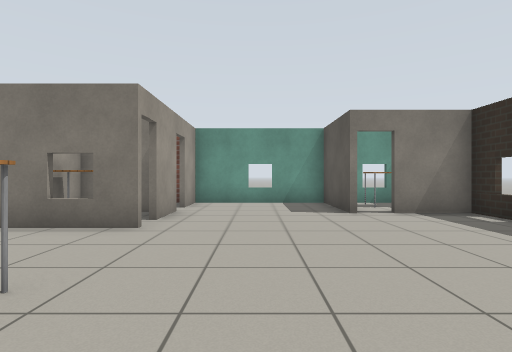
view 1 (above)

18 first-person views from a walk through a world built for the Gazebo simulator. The camera is 0.9 m above the floor, looks level and sees 80° across. The floor is counted in squares, 1 m on a side. Each view is taken from the middle of a square. On the plan, view 1 faces up. The plan holds only what a view shows up to about 11 squares ahead; the rest is blank. Gazebo's built-in surfaces are drawn with simple patterns.

view 2
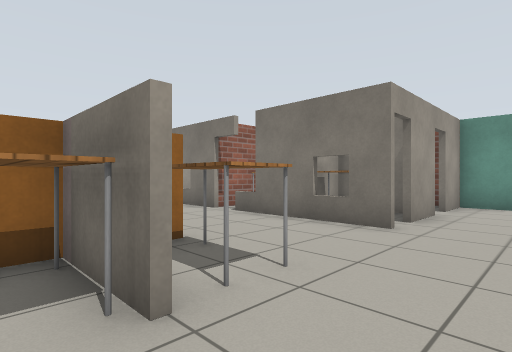

view 3
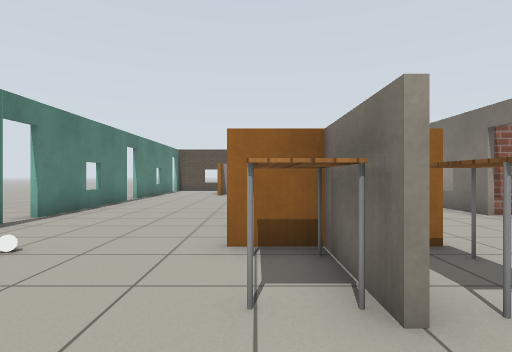

view 4
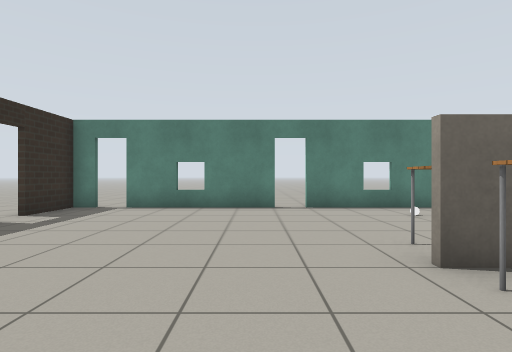

view 5
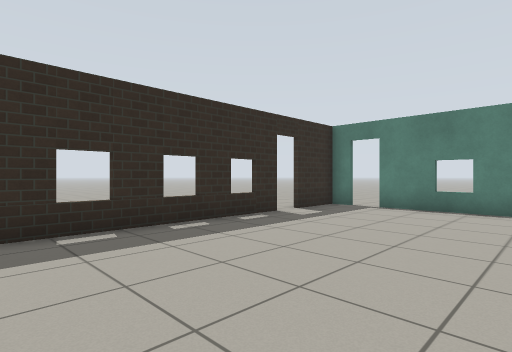

view 6
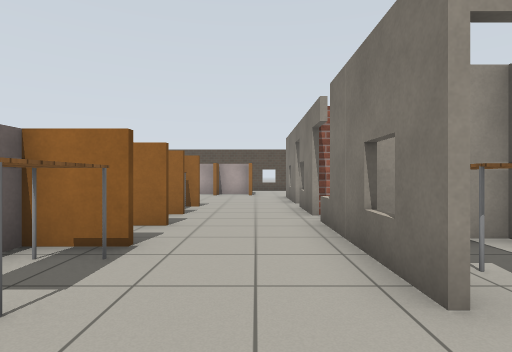

view 7
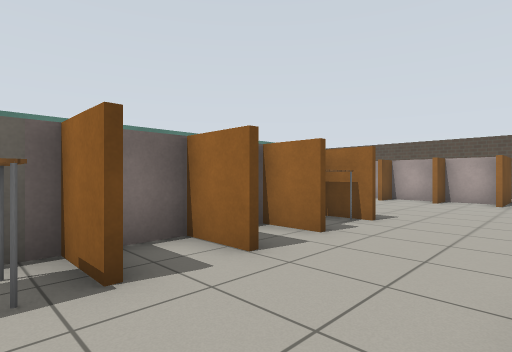

view 8
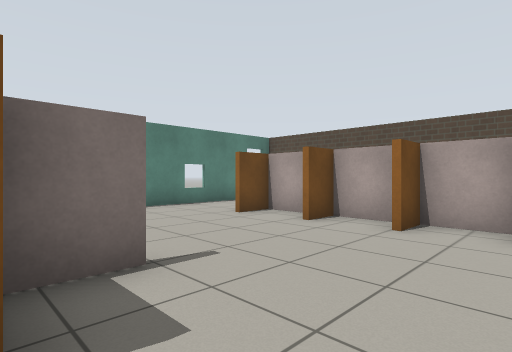

view 9
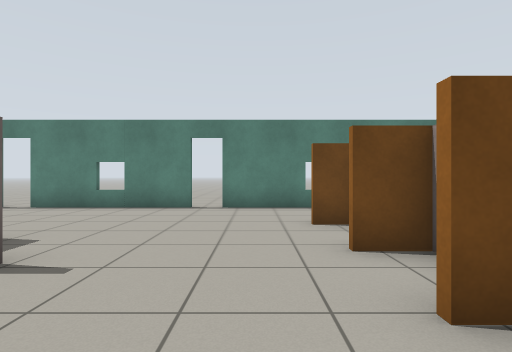

view 10
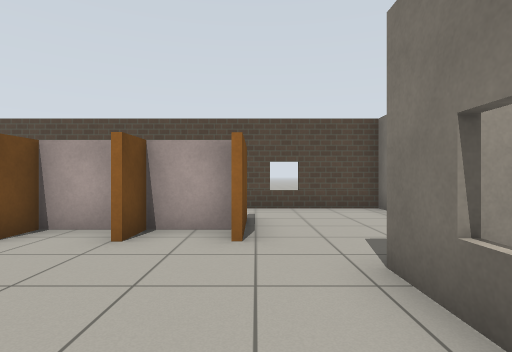

view 11
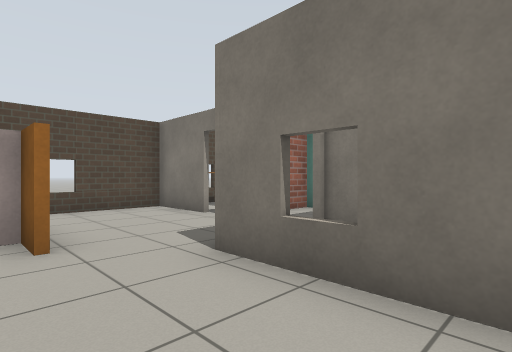

view 12
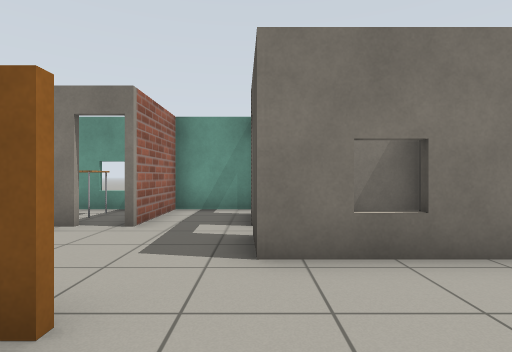

view 13
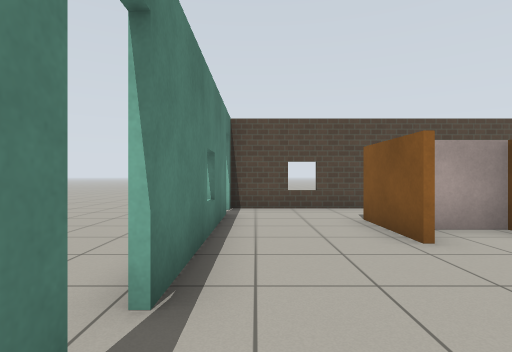

view 14
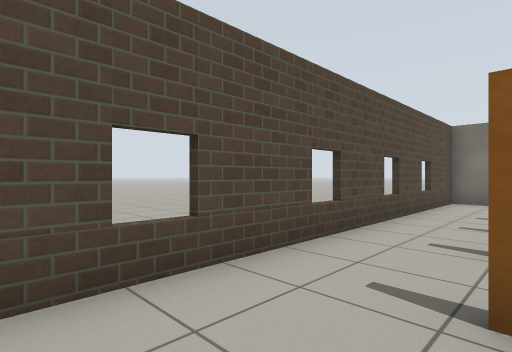

view 15
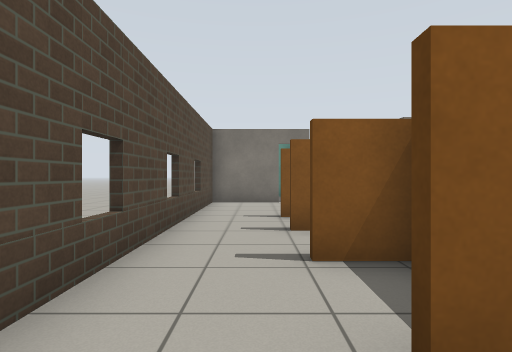

view 16
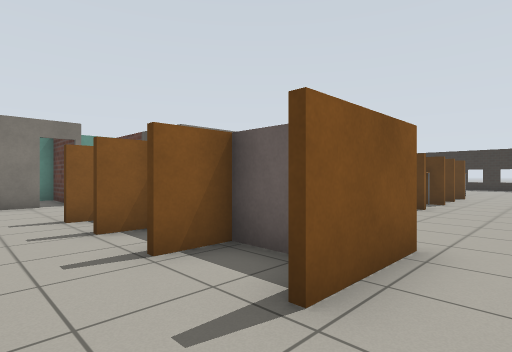

view 17
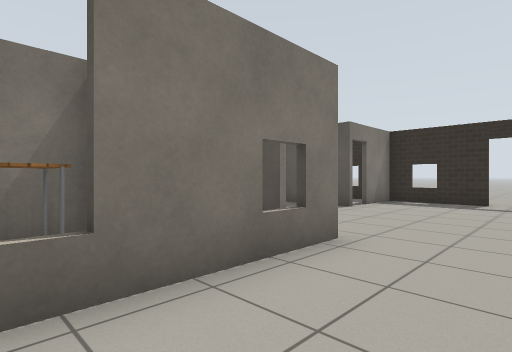

view 18
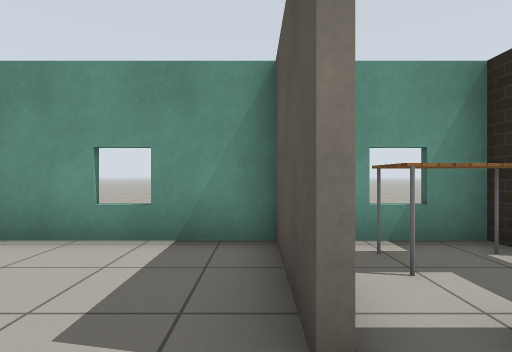

### Floor plan
Points are (right, up) in squares from view 1. A wall is a line through its corners. A room is listed if a view was taken in it or the views show most of it. See-through windows are left out.
Room 1 (views 1, 2, 3, 4, 5, 6, 7, 8, 9, 10, 11, 12, 13, 17, 18)
walls: (-7.3, -0.5) (-7.3, 0.1); (-5.5, 2.5) (-5.5, 1) (-1.8, 1); (-3.9, 2.5) (-3.9, 1); (-1.8, 0.9) (-3.9, 0.9) (-3.9, -0.4); (-9, 2.4) (-9, 1.1); (-5.8, -4.7) (-1.4, -4.7); (-4.1, 5.3) (-6.1, 5.3); (-10.5, 1) (-9.2, 1); (-7, 5.3) (-8.9, 5.3); (-2, 5.3) (-2.6, 5.3); (-0.6, -4.7) (3.8, -4.7); (-9.9, 5.3) (-13, 5.3); (-11.2, -4.7) (-6.5, -4.7); (-2, 7.9) (-2, 6.3); (-14.1, 3.7) (-15.1, 3.7) (-15.1, 2.2) (-14.1, 2.2); (-15.1, 0.2) (-15.1, -1.6) (-14, -1.6); (-15.2, 0.4) (-14.1, 0.4); (-15.1, 1.9) (-15.1, 0.4); (5.2, -2) (5.2, 3.6); (2.3, 7.4) (2.3, 10.2); (-14.5, -4.7) (-12, -4.7); (5.2, 4.5) (5.2, 7.4) (3.4, 7.4); (5.2, -4.7) (5.2, -2.9); (2, 10.2) (-2, 10.2) (-2, 8.8)
ways out: opening at (-15.5, -3.5) to room 2; opening at (-14, 4) to room 2; open door at (-2, 6) to room 3; open door at (3, 7.5) to room 4; open door at (-11.5, -5); open door at (-9.5, 5); open door at (-6, -5); open door at (-2, 8); open door at (-1, -5); open door at (4, -5); open door at (5, -2.5); open door at (5, 4)
objects: other object (-8, 0); table (-8, 2); white ball (-4, -3); table (-3, 0) to (-2, 0); table (-3, 2) to (-2, 2)
Room 2 (views 14, 15, 16)
walls: (-15.5, 2) (-16.5, 2); (-16.4, 3.8) (-14.2, 3.8); (-15.9, 3.7) (-16.5, 3.7); (-15.2, 0.2) (-16.5, 0.2); (-15.2, -0.9) (-15.2, 0.4); (-14, -1.8) (-16.4, -1.8); (-13, 5.3) (-13, 6.6); (-16.1, 7.4) (-18.5, 7.4) (-18.5, -4.8); (-17.2, -4.7) (-14.5, -4.7); (-13.1, 10.2) (-15.1, 10.2) (-15.1, 7.4)
ways out: opening at (-15.5, -3.5) to room 1; opening at (-14, 4) to room 1; open door at (-17.5, -5); open door at (-16, 7.5); open door at (-13, 7)
Room 3 (no view inside)
walls: (-4.6, 7.6) (-5.6, 7.6); (-2.6, 7.6) (-4.4, 7.6) (-4.4, 5.2); (-2.2, 6.3) (-2.2, 6.8); (-7, 7) (-7, 5.3)
ways out: open door at (-2, 6) to room 1; open door at (-4.5, 8)
objects: table (-6, 6) to (-5, 7); table (-4, 6) to (-3, 7)
Room 4 (no view inside)
walls: (5.2, 10.2) (2, 10.2)
ways out: open door at (3, 7.5) to room 1
objects: table (4, 9)

Positions as (right, up) in squares from view 1, and headings:
1: (0, 0), facing up
2: (0, 0), facing up-left
3: (0, 0), facing left
4: (0, 4), facing down
5: (0, 4), facing down-right
6: (0, 4), facing left
7: (-3, 5), facing down-left
8: (-9, 4), facing down-left
9: (-13, 4), facing down
10: (-10, 4), facing left
11: (-10, 3), facing up-left
12: (-13, 2), facing up
13: (-10, -4), facing left
14: (-16, -4), facing up-left
15: (-17, -3), facing up
16: (-18, -3), facing up-right
17: (-6, 3), facing up-right
18: (2, 6), facing up
